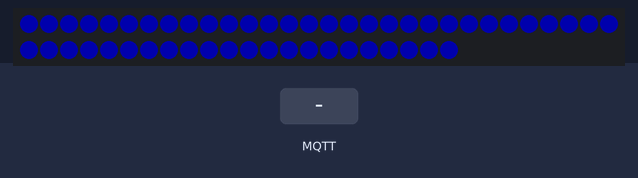
The sketch below on a simulated ESP8266 (NodeMCU). Shown: 52 RGB LEDs in strip order, left to right, continuing on the next row. The inputs (shaded band) are chosen by the test bench. Dim RGB values are drawn brighter than linear; WiFi joins after 1.5 s; servers stay silent unless stated; no MQTT or app messages arrive unless stated; not simulated (calls return 0 or success): secrets.h; what the sketch prints to the serial monitor is not drawn.

Above: at 2.7 s.
2.8 s: MQTT message "90" arrives on the third subscribed topic
At 3.8 s:
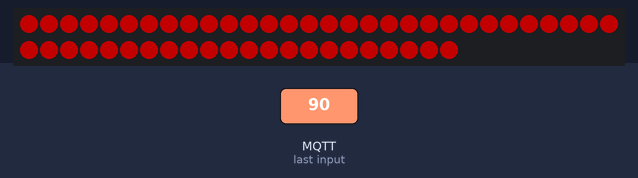
4.9 s: MQTT message "5" arrives on the second subscribed topic
At 6.4 s:
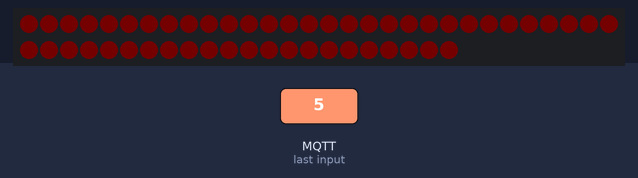
6.7 s: MQTT message "1" arrives on the second subscribed topic
At 7.5 s:
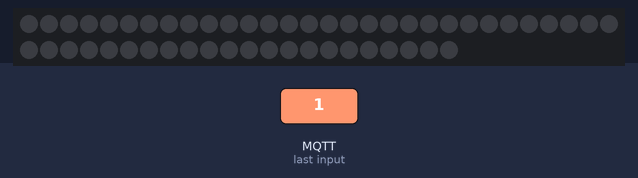
Timing chart, 0 to 9.7 s (numbered marks = the images above; inputs shaded):
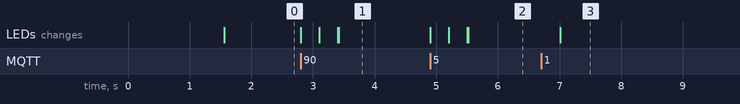

The sketch:

av-table.ino
```cpp
/*
   MQTT RGB Light for Home-Assistant - NodeMCU (ESP8266)
   https://home-assistant.io/components/light.mqtt/

   Configuration (HA) :
    light:
      platform: mqtt
      name: 'Office RGB light'
      state_topic: 'av-table/status'
      command_topic: 'av-table/switch'
      brightness_state_topic: 'av-table/brightness/status'
      brightness_command_topic: 'av-table/brightness/set'
      rgb_state_topic: 'av-table/rgb/status'
      rgb_command_topic: 'av-table/rgb/set'
      brightness_scale: 100
      optimistic: false
*/

#include <ESP8266WiFi.h>
#include <PubSubClient.h>
#include <NeoPixelBus.h>
#include "secrets.h"

#define LEDCOUNT   52       // Number of LEDs used for serial
#define MQTT_VERSION MQTT_VERSION_3_1_1

const char* WIFI_SSID = MY_WIFI_SSID;
const char* WIFI_PASSWORD = MY_WIFI_PASS;

const PROGMEM char* MQTT_CLIENT_ID = "AVTABLE";
const PROGMEM char* MQTT_SERVER_IP = MY_MQTT_SERVER_IP;
const PROGMEM uint16_t MQTT_SERVER_PORT = 1883;

// MQTT: topics
// state
const PROGMEM char* MQTT_LIGHT_STATE_TOPIC = "av-table/status";
const PROGMEM char* MQTT_LIGHT_COMMAND_TOPIC = "av-table/switch";

// brightness
const PROGMEM char* MQTT_LIGHT_BRIGHTNESS_STATE_TOPIC = "av-table/brightness/status";
const PROGMEM char* MQTT_LIGHT_BRIGHTNESS_COMMAND_TOPIC = "av-table/brightness/set";

// colors (rgb)
const PROGMEM char* MQTT_LIGHT_RGB_STATE_TOPIC = "av-table/rgb/status";
const PROGMEM char* MQTT_LIGHT_RGB_COMMAND_TOPIC = "av-table/rgb/set";

// payloads by default (on/off)
const PROGMEM char* LIGHT_ON = "ON";
const PROGMEM char* LIGHT_OFF = "OFF";

// variables used to store the state, the brightness and the color of the light
struct State {
    bool state;                     // Current mode: ON/OFF
    uint8_t targetBrightness;       // brightness
    uint8_t prevBrightness;         // previous brightness
    RgbColor targetColor;           // target (and after the fade, the current) color set by MQTT
    RgbColor prevColor;             // the previous color set by MQTT
    bool isFading;                  // whether or not we are fading between MQTT colors
    float fadeProgress;             // how far we have faded
    float fadeStep;                 // how much the fade progress should change each iteration
} state;

// buffer used to send/receive data with MQTT
const uint8_t MSG_BUFFER_SIZE = 20;
char msg_buffer[MSG_BUFFER_SIZE];

WiFiClient wifiClient;
PubSubClient mqtt(wifiClient);
NeoPixelBus<NeoGrbFeature, NeoEsp8266Uart800KbpsMethod> strip(LEDCOUNT);

// function called to publish the state of the led (on/off)
void publishState() {
  if (state.state) {
    mqtt.publish(MQTT_LIGHT_STATE_TOPIC, LIGHT_ON, true);
  } else {
    mqtt.publish(MQTT_LIGHT_STATE_TOPIC, LIGHT_OFF, true);
  }
}

// function called to publish the brightness of the led (0-255)
void publishBrightness() {
  snprintf(msg_buffer, MSG_BUFFER_SIZE, "%d", state.targetBrightness);
  mqtt.publish(MQTT_LIGHT_BRIGHTNESS_STATE_TOPIC, msg_buffer, true);
}

// function called to publish the colors of the led (xx(x),xx(x),xx(x))
void publishRGBColor() {
  snprintf(msg_buffer, MSG_BUFFER_SIZE, "%d,%d,%d", state.targetColor.R, state.targetColor.G, state.targetColor.B);
  mqtt.publish(MQTT_LIGHT_RGB_STATE_TOPIC, msg_buffer, true);
}

// function called when a MQTT message arrived
void callback(char* p_topic, byte* p_payload, unsigned int p_length) {
  String payload;
  for (uint8_t i = 0; i < p_length; i++) {
    payload.concat((char)p_payload[i]);
  }
  Serial.println(payload);
  if (String(MQTT_LIGHT_COMMAND_TOPIC).equals(p_topic)) {
    // test if the payload is equal to "ON" or "OFF"
    if (payload.equals(String(LIGHT_ON))) {
      if (state.state != true) {
        state.state = true;
        fadeTo(state.prevColor, state.targetBrightness, 0.001);
        publishState();
        publishBrightness();
        publishRGBColor();
      }
    } else if (payload.equals(String(LIGHT_OFF))) {
      if (state.state != false) {
        state.state = false;
        fadeTo(RgbColor(0, 0, 0), state.targetBrightness, 0.001);
        publishState();
      }
    }
  } else if (String(MQTT_LIGHT_BRIGHTNESS_COMMAND_TOPIC).equals(p_topic)) {
    uint8_t brightness = payload.toInt();
    if (brightness < 0 || brightness > 255) {
      return;
    }

    if (state.state) {
      fadeTo(state.targetColor, brightness);
      publishBrightness();
    } else {
      state.prevBrightness = brightness;
    }

  } else if (String(MQTT_LIGHT_RGB_COMMAND_TOPIC).equals(p_topic)) {
    // get the position of the first and second commas
    uint8_t firstIndex = payload.indexOf(',');
    uint8_t lastIndex = payload.lastIndexOf(',');

    uint8_t rgb_red = payload.substring(0, firstIndex).toInt();
    if (rgb_red < 0 || rgb_red > 255) {
      return;
    }

    uint8_t rgb_green = payload.substring(firstIndex + 1, lastIndex).toInt();
    if (rgb_green < 0 || rgb_green > 255) {
      return;
    }

    uint8_t rgb_blue = payload.substring(lastIndex + 1).toInt();
    if (rgb_blue < 0 || rgb_blue > 255) {
      return;
    }

    if (state.state) {
      fadeTo(RgbColor(rgb_red, rgb_green, rgb_blue), state.targetBrightness);
      publishRGBColor();
    } else {
      state.prevColor = RgbColor(rgb_red, rgb_green, rgb_blue);
    }
  }
}

void fadeTo(RgbColor color, uint8_t brightness) {
    fadeTo(color, brightness, 0.003);
}

void fadeTo(RgbColor color, uint8_t brightness, float step) {
    state.prevColor = state.targetColor;
    state.targetColor = color;
    state.prevBrightness = state.targetBrightness;
    state.targetBrightness = brightness;
    state.isFading = true;
    state.fadeProgress = 0;
    state.fadeStep = step;
}

RgbColor calculateFade(RgbColor fromColor, RgbColor toColor, uint8_t fromBrightness, uint8_t toBrightness, float progress) {
    return applyBrightness(RgbColor(
        fromColor.R + (float)(toColor.R - fromColor.R)*progress,
        fromColor.G + (float)(toColor.G - fromColor.G)*progress,
        fromColor.B + (float)(toColor.B - fromColor.B)*progress
    ),
    (fromBrightness + (float)(toBrightness - fromBrightness) * progress));
}

RgbColor applyBrightness(RgbColor color, uint8_t brightness) {
  return RgbColor(
      color.R * brightness / 255,
      color.G * brightness / 255,
      color.B * brightness / 255
  );
}

// function called to set the entire strip one color
void show(RgbColor color) {
    for (int i = 0; i < LEDCOUNT; i++) {
        strip.SetPixelColor(i, color);
    }
    strip.Show();
}

void setup() {
  Serial.begin(115200);
  strip.Begin();

  state.state = true;
  state.targetColor = RgbColor(0, 0, 0x32);
  state.targetBrightness = 255;

  // init the WiFi connection
  Serial.println();
  Serial.println();
  Serial.print("INFO: Connecting to ");
  WiFi.mode(WIFI_STA);
  Serial.println(WIFI_SSID);
  WiFi.begin(WIFI_SSID, WIFI_PASSWORD);

  while (WiFi.status() != WL_CONNECTED) {
    delay(500);
    Serial.print(".");
  }

  Serial.println("");
  Serial.println("INFO: WiFi connected");
  Serial.print("INFO: IP address: ");
  Serial.println(WiFi.localIP());

  // init the MQTT connection
  mqtt.setServer(MQTT_SERVER_IP, MQTT_SERVER_PORT);
  mqtt.setCallback(callback);

}

void loop() {
  if (!mqtt.connected()) {
    reconnect();
  }

  RgbColor color;
  if (state.isFading) {
      state.fadeProgress += state.fadeStep;

      if (state.fadeProgress >= 1) {
          state.isFading = false;
          color = applyBrightness(state.targetColor, state.targetBrightness);
      } else {
          color = calculateFade(state.prevColor, state.targetColor, state.prevBrightness, state.targetBrightness, state.fadeProgress);
      }
  } else {
      color = applyBrightness(state.targetColor, state.targetBrightness);
  }

  show(color);
  mqtt.loop();

}

void reconnect() {
  // Loop until we're reconnected
  while (!mqtt.connected()) {
    Serial.println("INFO: Attempting MQTT connection...");
    // Attempt to connect
    if (mqtt.connect(MQTT_CLIENT_ID)) {
      Serial.println("INFO: connected");

      // Once connected, publish an announcement...
      // publish the initial values
      publishState();
      publishBrightness();
      publishRGBColor();

      // ... and resubscribe
      mqtt.subscribe(MQTT_LIGHT_COMMAND_TOPIC);
      mqtt.subscribe(MQTT_LIGHT_BRIGHTNESS_COMMAND_TOPIC);
      mqtt.subscribe(MQTT_LIGHT_RGB_COMMAND_TOPIC);
    } else {
      Serial.print("ERROR: failed, rc=");
      Serial.print(mqtt.state());
      Serial.println("DEBUG: try again in 5 seconds");
      // Wait 5 seconds before retrying
      delay(5000);
    }
  }
}
```

Measured:
- after the input at 6.7 s, the LEDs: change after 0.31 s (image 3)
